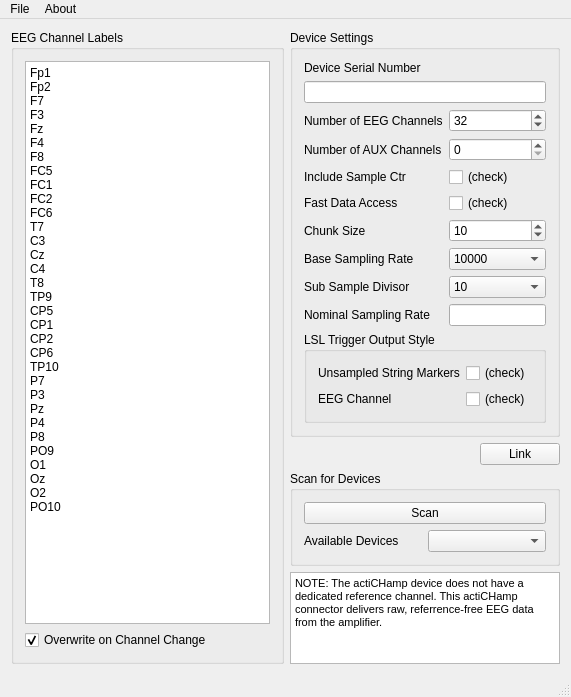
<?xml version="1.0" encoding="UTF-8"?>
<ui version="4.0">
 <class>MainWindow</class>
 <widget class="QMainWindow" name="MainWindow">
  <property name="geometry">
   <rect>
    <x>0</x>
    <y>0</y>
    <width>571</width>
    <height>697</height>
   </rect>
  </property>
  <property name="windowTitle">
   <string>actiCHamp Connector</string>
  </property>
  <property name="toolTip">
   <string/>
  </property>
  <widget class="QWidget" name="centralWidget">
   <layout class="QHBoxLayout" name="horizontalLayout_2">
    <item>
     <widget class="QGroupBox" name="channelGroup">
      <property name="title">
       <string>EEG Channel Labels</string>
      </property>
      <layout class="QGridLayout" name="gridLayout">
       <item row="0" column="0">
        <widget class="QPlainTextEdit" name="channelLabels">
         <property name="plainText">
          <string>Fp1
Fp2
F7
F3
Fz
F4
F8
FC5
FC1
FC2
FC6
T7
C3
Cz
C4
T8
TP9
CP5
CP1
CP2
CP6
TP10
P7
P3
Pz
P4
P8
PO9
O1
Oz
O2
PO10 </string>
         </property>
        </widget>
       </item>
       <item row="1" column="0">
        <widget class="QCheckBox" name="overwriteChannelLabels">
         <property name="toolTip">
          <string>If checked, channel labels will auto-update when number of EEG channels or AUX channels is adjusted.</string>
         </property>
         <property name="text">
          <string>Overwrite on Channel Change</string>
         </property>
         <property name="checked">
          <bool>true</bool>
         </property>
        </widget>
       </item>
      </layout>
     </widget>
    </item>
    <item>
     <layout class="QVBoxLayout" name="verticalLayout">
      <item>
       <widget class="QGroupBox" name="deviceGroup">
        <property name="title">
         <string>Device Settings</string>
        </property>
        <layout class="QFormLayout" name="formLayout">
         <property name="fieldGrowthPolicy">
          <enum>QFormLayout::AllNonFixedFieldsGrow</enum>
         </property>
         <item row="0" column="0">
          <widget class="QLabel" name="label_12">
           <property name="text">
            <string>Device Serial Number</string>
           </property>
          </widget>
         </item>
         <item row="2" column="0">
          <widget class="QLabel" name="label_2">
           <property name="text">
            <string>Number of EEG Channels</string>
           </property>
          </widget>
         </item>
         <item row="2" column="1">
          <widget class="QSpinBox" name="eegChannelCount">
           <property name="toolTip">
            <string>This must match the number of entries in the channel list</string>
           </property>
           <property name="minimum">
            <number>1</number>
           </property>
           <property name="maximum">
            <number>256</number>
           </property>
           <property name="singleStep">
            <number>1</number>
           </property>
           <property name="value">
            <number>32</number>
           </property>
          </widget>
         </item>
         <item row="3" column="0">
          <widget class="QLabel" name="label_7">
           <property name="text">
            <string>Number of AUX Channels</string>
           </property>
          </widget>
         </item>
         <item row="3" column="1">
          <widget class="QSpinBox" name="auxChannelCount">
           <property name="toolTip">
            <string>Number of requested aux channels. </string>
           </property>
           <property name="maximum">
            <number>8</number>
           </property>
          </widget>
         </item>
         <item row="4" column="0">
          <widget class="QLabel" name="label_11">
           <property name="text">
            <string>Include Sample Ctr</string>
           </property>
          </widget>
         </item>
         <item row="4" column="1">
          <widget class="QCheckBox" name="useSampleCtr">
           <property name="toolTip">
            <string>Enabling this option will record an extra channel of EEG corresponding to the sample counter coming from the device. </string>
           </property>
           <property name="text">
            <string>(check)</string>
           </property>
          </widget>
         </item>
         <item row="5" column="0">
          <widget class="QLabel" name="label_8">
           <property name="text">
            <string>Fast Data Access</string>
           </property>
          </widget>
         </item>
         <item row="5" column="1">
          <widget class="QCheckBox" name="fastDataAccess">
           <property name="toolTip">
            <string>This will enable the fast data access mode of the amplifier. The data will arrive with lower latency at the cost of disabling periodic connection checks with the amplifier.</string>
           </property>
           <property name="text">
            <string>(check)</string>
           </property>
           <property name="checked">
            <bool>false</bool>
           </property>
          </widget>
         </item>
         <item row="6" column="0">
          <widget class="QLabel" name="label">
           <property name="text">
            <string>Chunk Size</string>
           </property>
          </widget>
         </item>
         <item row="6" column="1">
          <widget class="QSpinBox" name="chunkSize">
           <property name="toolTip">
            <string>The number of samples per chunk emitted by the driver -- a small value will lead to lower overall latency but causes more CPU load</string>
           </property>
           <property name="minimum">
            <number>1</number>
           </property>
           <property name="maximum">
            <number>1024</number>
           </property>
           <property name="value">
            <number>10</number>
           </property>
          </widget>
         </item>
         <item row="7" column="0">
          <widget class="QLabel" name="label_3">
           <property name="text">
            <string>Base Sampling Rate</string>
           </property>
          </widget>
         </item>
         <item row="7" column="1">
          <widget class="QComboBox" name="baseSamplingRate">
           <property name="toolTip">
            <string>Adjust the native base sampling rate of the amplifier. This value is divided by the sub sample divisor value below to calculate the nominal sampling rate.</string>
           </property>
           <property name="currentIndex">
            <number>0</number>
           </property>
           <item>
            <property name="text">
             <string>10000</string>
            </property>
           </item>
           <item>
            <property name="text">
             <string>50000</string>
            </property>
           </item>
           <item>
            <property name="text">
             <string>100000</string>
            </property>
           </item>
          </widget>
         </item>
         <item row="8" column="0">
          <widget class="QLabel" name="label_6">
           <property name="text">
            <string>Sub Sample Divisor</string>
           </property>
          </widget>
         </item>
         <item row="8" column="1">
          <widget class="QComboBox" name="subSampleDivisor">
           <property name="toolTip">
            <string>Factor by which to sub sample the native sampling rate of the device.</string>
           </property>
           <property name="currentIndex">
            <number>3</number>
           </property>
           <item>
            <property name="text">
             <string>1</string>
            </property>
           </item>
           <item>
            <property name="text">
             <string>2</string>
            </property>
           </item>
           <item>
            <property name="text">
             <string>5</string>
            </property>
           </item>
           <item>
            <property name="text">
             <string>10</string>
            </property>
           </item>
           <item>
            <property name="text">
             <string>20</string>
            </property>
           </item>
           <item>
            <property name="text">
             <string>50</string>
            </property>
           </item>
           <item>
            <property name="text">
             <string>100</string>
            </property>
           </item>
          </widget>
         </item>
         <item row="9" column="0">
          <widget class="QLabel" name="label_10">
           <property name="text">
            <string>Nominal Sampling Rate</string>
           </property>
          </widget>
         </item>
         <item row="9" column="1">
          <widget class="QLineEdit" name="nominalSamplingRate">
           <property name="toolTip">
            <string>Nomincal sampling rate after sub sampling (read only value, adjust with boxes above).</string>
           </property>
           <property name="readOnly">
            <bool>true</bool>
           </property>
          </widget>
         </item>
         <item row="14" column="0" colspan="2">
          <widget class="QGroupBox" name="groupBox_3">
           <property name="title">
            <string>LSL Trigger Output Style</string>
           </property>
           <layout class="QFormLayout" name="formLayout_2">
            <property name="fieldGrowthPolicy">
             <enum>QFormLayout::AllNonFixedFieldsGrow</enum>
            </property>
            <item row="0" column="0">
             <widget class="QLabel" name="label_5">
              <property name="text">
               <string>Unsampled String Markers</string>
              </property>
             </widget>
            </item>
            <item row="0" column="1">
             <widget class="QCheckBox" name="unsampledMarkers">
              <property name="toolTip">
               <string>&lt;html&gt;&lt;head/&gt;&lt;body&gt;&lt;p&gt;For an explanation of trigger marker types please read 'explanation_of_trigger_marker_types.pdf'.&lt;/p&gt;&lt;/body&gt;&lt;/html&gt;</string>
              </property>
              <property name="text">
               <string>(check)</string>
              </property>
             </widget>
            </item>
            <item row="1" column="0">
             <widget class="QLabel" name="label_9">
              <property name="text">
               <string>EEG Channel</string>
              </property>
             </widget>
            </item>
            <item row="1" column="1">
             <widget class="QCheckBox" name="sampledMarkersEEG">
              <property name="toolTip">
               <string>&lt;html&gt;&lt;head/&gt;&lt;body&gt;&lt;p&gt;For an explanation of trigger marker types please read 'explanation_of_trigger_marker_types.pdf'.&lt;/p&gt;&lt;/body&gt;&lt;/html&gt;</string>
              </property>
              <property name="text">
               <string>(check)</string>
              </property>
             </widget>
            </item>
           </layout>
          </widget>
         </item>
         <item row="1" column="0" colspan="2">
          <widget class="QLineEdit" name="serialNumber">
           <property name="toolTip">
            <string>Serial number identifying requested devices. Hit scan to update.</string>
           </property>
          </widget>
         </item>
        </layout>
       </widget>
      </item>
      <item>
       <layout class="QHBoxLayout" name="horizontalLayout">
        <item>
         <spacer name="horizontalSpacer">
          <property name="orientation">
           <enum>Qt::Horizontal</enum>
          </property>
          <property name="sizeHint" stdset="0">
           <size>
            <width>40</width>
            <height>20</height>
           </size>
          </property>
         </spacer>
        </item>
        <item>
         <widget class="QPushButton" name="linkButton">
          <property name="text">
           <string>Link</string>
          </property>
         </widget>
        </item>
       </layout>
      </item>
      <item>
       <widget class="QGroupBox" name="scanGroup">
        <property name="title">
         <string>Scan for Devices</string>
        </property>
        <layout class="QGridLayout" name="gridLayout_2">
         <item row="1" column="1">
          <widget class="QComboBox" name="availableDevices">
           <property name="toolTip">
            <string>List of connected devices.</string>
           </property>
          </widget>
         </item>
         <item row="1" column="0">
          <widget class="QLabel" name="label_4">
           <property name="text">
            <string>Available Devices</string>
           </property>
          </widget>
         </item>
         <item row="0" column="0" colspan="2">
          <widget class="QPushButton" name="refreshDevices">
           <property name="toolTip">
            <string>Scan for device connected via USB.</string>
           </property>
           <property name="text">
            <string>Scan</string>
           </property>
          </widget>
         </item>
        </layout>
       </widget>
      </item>
      <item>
       <widget class="QTextEdit" name="textEdit">
        <property name="readOnly">
         <bool>true</bool>
        </property>
        <property name="html">
         <string>&lt;!DOCTYPE HTML PUBLIC &quot;-//W3C//DTD HTML 4.0//EN&quot; &quot;http://www.w3.org/TR/REC-html40/strict.dtd&quot;&gt;
&lt;html&gt;&lt;head&gt;&lt;meta name=&quot;qrichtext&quot; content=&quot;1&quot; /&gt;&lt;style type=&quot;text/css&quot;&gt;
p, li { white-space: pre-wrap; }
&lt;/style&gt;&lt;/head&gt;&lt;body style=&quot; font-family:'MS Shell Dlg 2'; font-size:8.25pt; font-weight:400; font-style:normal;&quot;&gt;
&lt;p style=&quot; margin-top:0px; margin-bottom:0px; margin-left:0px; margin-right:0px; -qt-block-indent:0; text-indent:0px;&quot;&gt;&lt;span style=&quot; font-family:'MS Shell Dlg 2';&quot;&gt;NOTE: The actiCHamp device does not have a dedicated reference channel. This actiCHamp connector delivers raw, referrence-free EEG data from the amplifier.&lt;/span&gt;&lt;/p&gt;&lt;/body&gt;&lt;/html&gt;</string>
        </property>
       </widget>
      </item>
     </layout>
    </item>
   </layout>
  </widget>
  <widget class="QMenuBar" name="menuBar">
   <property name="geometry">
    <rect>
     <x>0</x>
     <y>0</y>
     <width>571</width>
     <height>21</height>
    </rect>
   </property>
   <widget class="QMenu" name="menuFile">
    <property name="title">
     <string>File</string>
    </property>
    <addaction name="actionLoad_Configuration"/>
    <addaction name="actionSave_Configuration"/>
    <addaction name="separator"/>
    <addaction name="actionQuit_2"/>
   </widget>
   <widget class="QMenu" name="menuAbout">
    <property name="title">
     <string>About</string>
    </property>
    <addaction name="actionVersions"/>
   </widget>
   <addaction name="menuFile"/>
   <addaction name="menuAbout"/>
  </widget>
  <widget class="QStatusBar" name="statusBar"/>
  <action name="actionLoad_Configuration">
   <property name="text">
    <string>Load Configuration</string>
   </property>
  </action>
  <action name="actionSave_Configuration">
   <property name="text">
    <string>Save Configuration</string>
   </property>
  </action>
  <action name="actionQuit">
   <property name="text">
    <string>Quit</string>
   </property>
  </action>
  <action name="actionQuit_2">
   <property name="text">
    <string>Quit</string>
   </property>
  </action>
  <action name="actionVersions">
   <property name="text">
    <string>Versions</string>
   </property>
  </action>
 </widget>
 <layoutdefault spacing="6" margin="11"/>
 <resources/>
 <connections/>
</ui>
